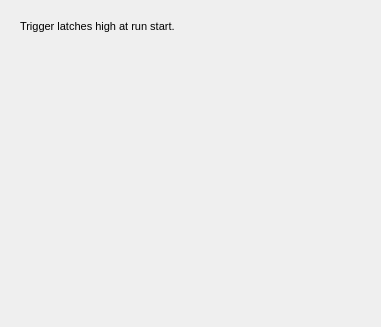
<?xml version="1.0" encoding="UTF-8"?>
<ui version="4.0">
 <class>TrigImmedPanel</class>
 <widget class="QWidget" name="TrigImmedPanel">
  <property name="geometry">
   <rect>
    <x>0</x>
    <y>0</y>
    <width>381</width>
    <height>327</height>
   </rect>
  </property>
  <property name="windowTitle">
   <string>Form</string>
  </property>
  <layout class="QGridLayout" name="gridLayout">
   <property name="leftMargin">
    <number>20</number>
   </property>
   <property name="topMargin">
    <number>20</number>
   </property>
   <property name="rightMargin">
    <number>20</number>
   </property>
   <item row="0" column="0">
    <widget class="QLabel" name="label">
     <property name="sizePolicy">
      <sizepolicy hsizetype="Expanding" vsizetype="Preferred">
       <horstretch>0</horstretch>
       <verstretch>0</verstretch>
      </sizepolicy>
     </property>
     <property name="font">
      <font>
       <pointsize>8</pointsize>
      </font>
     </property>
     <property name="text">
      <string>Trigger latches high at run start.</string>
     </property>
    </widget>
   </item>
   <item row="1" column="0">
    <spacer name="verticalSpacer">
     <property name="orientation">
      <enum>Qt::Vertical</enum>
     </property>
     <property name="sizeHint" stdset="0">
      <size>
       <width>20</width>
       <height>256</height>
      </size>
     </property>
    </spacer>
   </item>
  </layout>
 </widget>
 <resources/>
 <connections/>
</ui>
